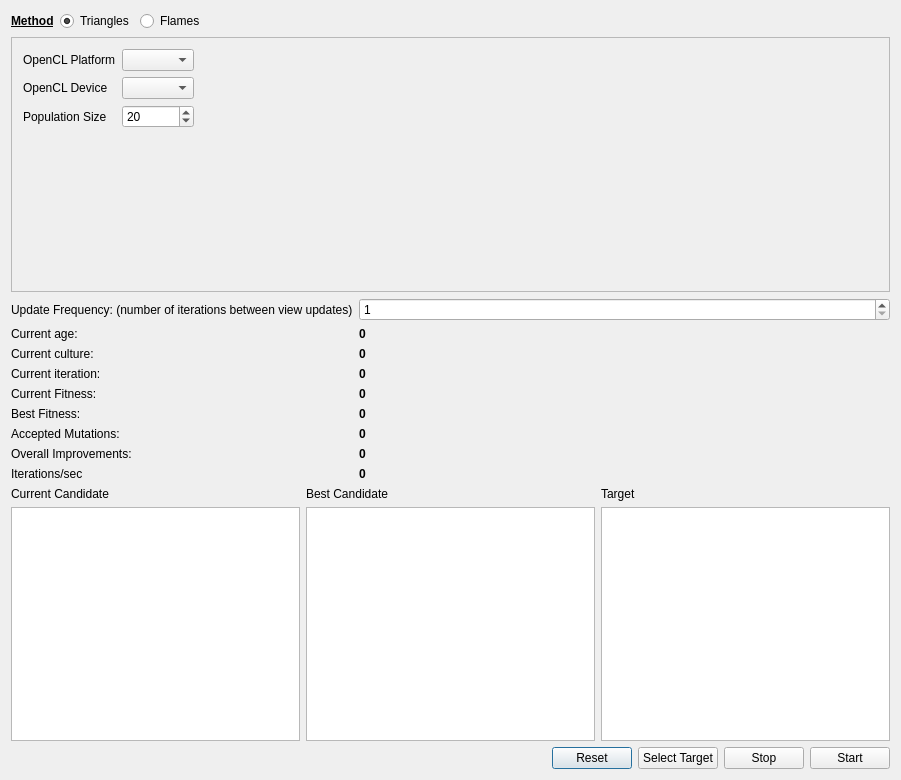
<?xml version="1.0" encoding="UTF-8"?>
<ui version="4.0">
 <class>trianglesClass</class>
 <widget class="QDialog" name="trianglesClass">
  <property name="geometry">
   <rect>
    <x>0</x>
    <y>0</y>
    <width>901</width>
    <height>780</height>
   </rect>
  </property>
  <property name="windowTitle">
   <string>triangles</string>
  </property>
  <layout class="QVBoxLayout" name="verticalLayout">
   <item>
    <layout class="QHBoxLayout" name="horizontalLayout_2">
     <item>
      <widget class="QLabel" name="label_20">
       <property name="font">
        <font>
         <weight>75</weight>
         <bold>true</bold>
         <underline>true</underline>
        </font>
       </property>
       <property name="text">
        <string>Method</string>
       </property>
      </widget>
     </item>
     <item>
      <widget class="QRadioButton" name="useTriangles">
       <property name="text">
        <string>Triangles</string>
       </property>
       <property name="checked">
        <bool>true</bool>
       </property>
      </widget>
     </item>
     <item>
      <widget class="QRadioButton" name="useFlames">
       <property name="text">
        <string>Flames</string>
       </property>
      </widget>
     </item>
     <item>
      <spacer name="horizontalSpacer_2">
       <property name="orientation">
        <enum>Qt::Horizontal</enum>
       </property>
       <property name="sizeHint" stdset="0">
        <size>
         <width>40</width>
         <height>20</height>
        </size>
       </property>
      </spacer>
     </item>
    </layout>
   </item>
   <item>
    <widget class="QStackedWidget" name="inputFrameGroup">
     <property name="currentIndex">
      <number>1</number>
     </property>
     <widget class="QWidget" name="page">
      <layout class="QGridLayout" name="gridLayout">
       <property name="leftMargin">
        <number>0</number>
       </property>
       <property name="topMargin">
        <number>0</number>
       </property>
       <property name="rightMargin">
        <number>0</number>
       </property>
       <property name="bottomMargin">
        <number>0</number>
       </property>
       <item row="0" column="0">
        <widget class="QFrame" name="frame">
         <property name="frameShape">
          <enum>QFrame::StyledPanel</enum>
         </property>
         <property name="frameShadow">
          <enum>QFrame::Raised</enum>
         </property>
         <layout class="QFormLayout" name="formLayout">
          <item row="0" column="0">
           <widget class="QLabel" name="label">
            <property name="text">
             <string>Triangle Count: (number of triangles in each scene)</string>
            </property>
           </widget>
          </item>
          <item row="0" column="1">
           <widget class="QSpinBox" name="triangleCount">
            <property name="minimum">
             <number>1</number>
            </property>
            <property name="maximum">
             <number>10000</number>
            </property>
           </widget>
          </item>
          <item row="1" column="0">
           <widget class="QLabel" name="label_7">
            <property name="text">
             <string>Facial Weighting: (number of times more important face pixels are)</string>
            </property>
           </widget>
          </item>
          <item row="1" column="1">
           <widget class="QSpinBox" name="faceWeight">
            <property name="minimum">
             <number>0</number>
            </property>
            <property name="maximum">
             <number>255</number>
            </property>
           </widget>
          </item>
          <item row="2" column="0">
           <widget class="QLabel" name="label_9">
            <property name="text">
             <string>Population Size: (number of scenes per culture)</string>
            </property>
           </widget>
          </item>
          <item row="2" column="1">
           <widget class="QSpinBox" name="poolSize">
            <property name="minimum">
             <number>1</number>
            </property>
            <property name="maximum">
             <number>10000</number>
            </property>
           </widget>
          </item>
          <item row="3" column="0">
           <widget class="QLabel" name="label_11">
            <property name="text">
             <string>Tournament Size: (best candidate vs more entropy)</string>
            </property>
           </widget>
          </item>
          <item row="3" column="1">
           <widget class="QSpinBox" name="tournamentSize">
            <property name="minimum">
             <number>1</number>
            </property>
            <property name="maximum">
             <number>10000</number>
            </property>
           </widget>
          </item>
          <item row="4" column="0">
           <widget class="QLabel" name="label_12">
            <property name="text">
             <string>Mutation Strength: (%probability of more mutations per iteration)</string>
            </property>
           </widget>
          </item>
          <item row="4" column="1">
           <widget class="QSpinBox" name="mutationStrength">
            <property name="minimum">
             <number>0</number>
            </property>
            <property name="maximum">
             <number>99</number>
            </property>
           </widget>
          </item>
          <item row="5" column="0">
           <widget class="QLabel" name="label_15">
            <property name="text">
             <string>Initial Generations per Age: (number of iterations in first age)</string>
            </property>
           </widget>
          </item>
          <item row="5" column="1">
           <widget class="QSpinBox" name="generationCount">
            <property name="minimum">
             <number>1</number>
            </property>
            <property name="maximum">
             <number>999999999</number>
            </property>
           </widget>
          </item>
          <item row="6" column="0">
           <widget class="QLabel" name="label_17">
            <property name="text">
             <string>Max Age: (number of ages)</string>
            </property>
           </widget>
          </item>
          <item row="6" column="1">
           <widget class="QSpinBox" name="maxAge">
            <property name="minimum">
             <number>1</number>
            </property>
            <property name="maximum">
             <number>999999999</number>
            </property>
           </widget>
          </item>
         </layout>
        </widget>
       </item>
      </layout>
     </widget>
     <widget class="QWidget" name="page_2">
      <layout class="QGridLayout" name="gridLayout_3">
       <property name="leftMargin">
        <number>0</number>
       </property>
       <property name="topMargin">
        <number>0</number>
       </property>
       <property name="rightMargin">
        <number>0</number>
       </property>
       <property name="bottomMargin">
        <number>0</number>
       </property>
       <item row="0" column="0">
        <widget class="QFrame" name="frame_2">
         <property name="frameShape">
          <enum>QFrame::StyledPanel</enum>
         </property>
         <property name="frameShadow">
          <enum>QFrame::Raised</enum>
         </property>
         <layout class="QHBoxLayout" name="horizontalLayout_3">
          <item>
           <layout class="QFormLayout" name="formLayout_3">
            <item row="0" column="0">
             <widget class="QLabel" name="label_21">
              <property name="text">
               <string>OpenCL Platform</string>
              </property>
             </widget>
            </item>
            <item row="0" column="1">
             <widget class="QComboBox" name="openclPlatform"/>
            </item>
            <item row="1" column="0">
             <widget class="QLabel" name="label_22">
              <property name="text">
               <string>OpenCL Device</string>
              </property>
             </widget>
            </item>
            <item row="1" column="1">
             <widget class="QComboBox" name="openclDevice"/>
            </item>
            <item row="2" column="0">
             <widget class="QLabel" name="label_23">
              <property name="text">
               <string>Population Size</string>
              </property>
             </widget>
            </item>
            <item row="2" column="1">
             <widget class="QSpinBox" name="flamePopulationSize">
              <property name="minimum">
               <number>1</number>
              </property>
              <property name="maximum">
               <number>1000</number>
              </property>
              <property name="value">
               <number>20</number>
              </property>
             </widget>
            </item>
           </layout>
          </item>
          <item>
           <spacer name="horizontalSpacer_3">
            <property name="orientation">
             <enum>Qt::Horizontal</enum>
            </property>
            <property name="sizeHint" stdset="0">
             <size>
              <width>623</width>
              <height>20</height>
             </size>
            </property>
           </spacer>
          </item>
         </layout>
        </widget>
       </item>
      </layout>
     </widget>
    </widget>
   </item>
   <item>
    <layout class="QFormLayout" name="formLayout_2">
     <item row="0" column="0">
      <widget class="QLabel" name="label_18">
       <property name="text">
        <string>Update Frequency: (number of iterations between view updates)</string>
       </property>
      </widget>
     </item>
     <item row="0" column="1">
      <widget class="QSpinBox" name="updateFrequency">
       <property name="minimum">
        <number>1</number>
       </property>
       <property name="maximum">
        <number>999999999</number>
       </property>
      </widget>
     </item>
     <item row="1" column="0">
      <widget class="QLabel" name="label_14">
       <property name="text">
        <string>Current age:</string>
       </property>
      </widget>
     </item>
     <item row="1" column="1">
      <widget class="QLabel" name="age">
       <property name="font">
        <font>
         <weight>75</weight>
         <bold>true</bold>
        </font>
       </property>
       <property name="text">
        <string>0</string>
       </property>
      </widget>
     </item>
     <item row="2" column="0">
      <widget class="QLabel" name="label_13">
       <property name="text">
        <string>Current culture:</string>
       </property>
      </widget>
     </item>
     <item row="2" column="1">
      <widget class="QLabel" name="culture">
       <property name="font">
        <font>
         <weight>75</weight>
         <bold>true</bold>
        </font>
       </property>
       <property name="text">
        <string>0</string>
       </property>
      </widget>
     </item>
     <item row="3" column="0">
      <widget class="QLabel" name="label_2">
       <property name="text">
        <string>Current iteration:</string>
       </property>
      </widget>
     </item>
     <item row="3" column="1">
      <widget class="QLabel" name="iteration">
       <property name="font">
        <font>
         <weight>75</weight>
         <bold>true</bold>
        </font>
       </property>
       <property name="text">
        <string>0</string>
       </property>
      </widget>
     </item>
     <item row="4" column="0">
      <widget class="QLabel" name="label_3">
       <property name="text">
        <string>Current Fitness:</string>
       </property>
      </widget>
     </item>
     <item row="4" column="1">
      <widget class="QLabel" name="currentFitness">
       <property name="font">
        <font>
         <weight>75</weight>
         <bold>true</bold>
        </font>
       </property>
       <property name="text">
        <string>0</string>
       </property>
      </widget>
     </item>
     <item row="5" column="0">
      <widget class="QLabel" name="label_16">
       <property name="text">
        <string>Best Fitness:</string>
       </property>
      </widget>
     </item>
     <item row="5" column="1">
      <widget class="QLabel" name="bestFitness">
       <property name="font">
        <font>
         <weight>75</weight>
         <bold>true</bold>
        </font>
       </property>
       <property name="text">
        <string>0</string>
       </property>
      </widget>
     </item>
     <item row="6" column="0">
      <widget class="QLabel" name="label_8">
       <property name="text">
        <string>Accepted Mutations:</string>
       </property>
      </widget>
     </item>
     <item row="6" column="1">
      <widget class="QLabel" name="acceptCount">
       <property name="font">
        <font>
         <weight>75</weight>
         <bold>true</bold>
        </font>
       </property>
       <property name="text">
        <string>0</string>
       </property>
      </widget>
     </item>
     <item row="7" column="0">
      <widget class="QLabel" name="label_10">
       <property name="text">
        <string>Overall Improvements:</string>
       </property>
      </widget>
     </item>
     <item row="7" column="1">
      <widget class="QLabel" name="improvements">
       <property name="font">
        <font>
         <weight>75</weight>
         <bold>true</bold>
        </font>
       </property>
       <property name="text">
        <string>0</string>
       </property>
      </widget>
     </item>
     <item row="8" column="0">
      <widget class="QLabel" name="label_19">
       <property name="text">
        <string>Iterations/sec</string>
       </property>
      </widget>
     </item>
     <item row="8" column="1">
      <widget class="QLabel" name="iterationsPerSec">
       <property name="font">
        <font>
         <weight>75</weight>
         <bold>true</bold>
        </font>
       </property>
       <property name="text">
        <string>0</string>
       </property>
      </widget>
     </item>
    </layout>
   </item>
   <item>
    <layout class="QGridLayout" name="gridLayout_2">
     <item row="1" column="2">
      <widget class="QGraphicsView" name="target"/>
     </item>
     <item row="1" column="1">
      <widget class="QGraphicsView" name="bestCandidate"/>
     </item>
     <item row="1" column="0">
      <widget class="QGraphicsView" name="currentCandidate"/>
     </item>
     <item row="0" column="1">
      <widget class="QLabel" name="label_4">
       <property name="text">
        <string>Best Candidate</string>
       </property>
      </widget>
     </item>
     <item row="0" column="2">
      <widget class="QLabel" name="label_5">
       <property name="text">
        <string>Target</string>
       </property>
      </widget>
     </item>
     <item row="0" column="0">
      <widget class="QLabel" name="label_6">
       <property name="text">
        <string>Current Candidate</string>
       </property>
      </widget>
     </item>
    </layout>
   </item>
   <item>
    <layout class="QHBoxLayout" name="horizontalLayout">
     <item>
      <spacer name="horizontalSpacer">
       <property name="orientation">
        <enum>Qt::Horizontal</enum>
       </property>
       <property name="sizeHint" stdset="0">
        <size>
         <width>40</width>
         <height>20</height>
        </size>
       </property>
      </spacer>
     </item>
     <item>
      <widget class="QPushButton" name="reset">
       <property name="text">
        <string>Reset</string>
       </property>
      </widget>
     </item>
     <item>
      <widget class="QPushButton" name="selectTarget">
       <property name="text">
        <string>Select Target</string>
       </property>
      </widget>
     </item>
     <item>
      <widget class="QPushButton" name="stop">
       <property name="text">
        <string>Stop</string>
       </property>
      </widget>
     </item>
     <item>
      <widget class="QPushButton" name="start">
       <property name="text">
        <string>Start</string>
       </property>
      </widget>
     </item>
    </layout>
   </item>
  </layout>
 </widget>
 <layoutdefault spacing="6" margin="11"/>
 <resources/>
 <connections/>
</ui>
